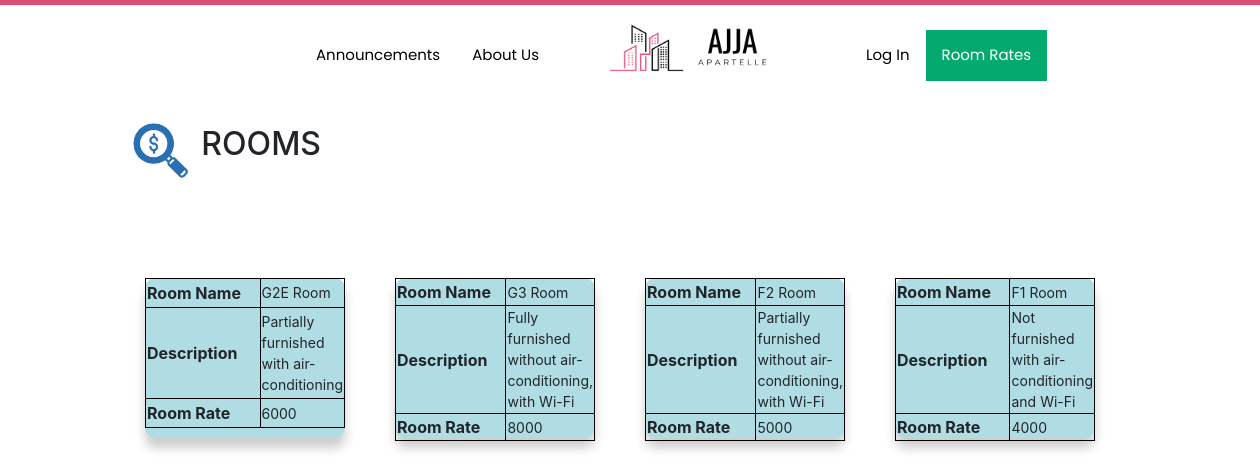
/Rooms/roomdetails.php, run on the app's committed database.
### Rooms/connect.php (called while the page is built, shortened)
<?php
$servername = "localhost";
$username = "root";
$password = "";
$database = "cmsc127-AJJA-Database";
$conn = new mysqli($servername, $username, $password, $database);
$result = $conn->query("SELECT * FROM `rental listing`") or die($conn->error);
?>

### Rooms/roomdetails.php (the view, shortened to what this page needs)
<!doctype html>
<html lang="en">
<head>
    <link rel="stylesheet" type="text/css" href="rooms.css">
</head>
<body>
    <div class="bar"></div>
    <div class="wrapper">
    <nav>
        <div class="topnav">
            <div class="topnav-centered">
                <img src= "ajjalogo1.png" alt="AJJA Logo" class="logopic">
            </div>
            <div class="topnav-left">
            <a href="../HomePage/homepage.php">Announcements</a>
            <a href="aboutus.html">About Us</a>
            </div>
            <div class="topnav-right">
              <a href="../Log In/login.php">Log In</a>
              <a href="#" class = "nav active">Room Rates</a>
            </div>
          </div>
    </nav>
    <br><br><br><br>
    <div class = "mainbox">
        <img src = "icon1.png" id = "icon">
        <h2>ROOMS</h2> <br><br><br><br>
        <div class = "secondbox">
            <div class = "results">
            <?php include ('connect.php'); ?>
                <?php
                    while($row = $result->fetch_assoc()) {
                        $room_name = $row["room_name"];
                        $description = $row["description"];
                        $room_rate = $row["room_rate"];
                        echo "<div class = 'box'><div class = 'within'><table>";
                        echo "<tr><th> Room Name </th>";
                        echo "<td>". $room_name ."</td></tr>";
                        echo "<tr><th> Description </th>";
                        echo "<td>". $description ."</td></tr>";
                        echo "<tr><th> Room Rate</th>";
                        echo "<td>". $room_rate. "</td></tr>";
                        echo "</table></div></div>";
                    }
                ?>
            </div>
        </div>
    </div>
</body>
</html>

### Rooms/rooms.css (style rules this page uses)
html { overflow-y: scroll; overflow-x:hidden; height:auto; max-width: 100%; }
.topnav { position: absolute; background-color: #ffffff; width: 100%; height: 100px; left: 50px; }
.topnav a { float: left; color: #000000; text-align: center; padding: 14px 16px; text-decoration: none; font-size: 15px; font-family: 'Poppins', sans-serif }
.topnav a.active { background-color: #04AA6D; color: white; }
.topnav-centered { float: none; display: flex; justify-content: center; transform: translate(-50%, -50%); max-width: 100%; max-height: 100%; }
.logopic { width: 200px; height: 67px; top: 50px; left: 640px; position: relative; }
.topnav-right { position:absolute; left: 800px; top: 30px; }
.topnav-left { position:absolute; left:250px; top: 30px; }
.bar { background-color:#DF4C73; position: absolute; top: 0; left: 0; z-index: 999; width: 100%; height: 5px; }
.mainbox { min-width: 100%; height: auto; border: none; text-decoration: none; margin-top: 20px; }
#icon { height: 70px; margin-left: 10%; display: inline-block; }
h2 { display: inline; }
.box { width: 280px; height:160px; margin-right: 50px; border-radius: 10px; margin-bottom: 20px; box-shadow: 0px 10px 11px rgba(0, 0, 0, 0.2); background-color: #B0DDE4; }
.box table, td,tr { border:1px solid black; }
td { width: 40%; font-size: 14px; }
.within { width: 100%; height: 100%; position: relative; margin-right: 200px; }
.box table { position: absolute; width: inherit; height: 150px; bottom: 10; }
.secondbox { margin-top: 20px; }
.results { padding-left: 30px; margin: auto; display: flex; justify-content: center; align-items: center; width: 80%; overflow: auto; scrollbar-gutter: stable both-edges; }

### data on the page
rental listing: room_name "G2E Room", description "Partially furnished with air-conditioning", room_rate "6000"
rental listing: room_name "G3 Room", description "Fully furnished without air-conditioning, with Wi-Fi", room_rate "8000"
rental listing: room_name "F2 Room", description "Partially furnished without air-conditioning, with Wi-Fi", room_rate "5000"
rental listing: room_name "F1 Room", description "Not furnished with air-conditioning and Wi-Fi", room_rate "4000"
